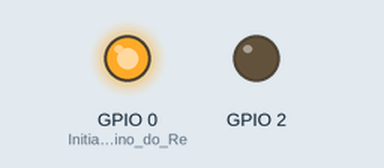
This sketch was run on a simulated ESP8266 (NodeMCU). On the bench: output pins drawn as LEDs (lit = HIGH). WiFi joins after 1.5 s; servers stay silent unless stated.

Above: at 0.1 s.
At 1.3 s:
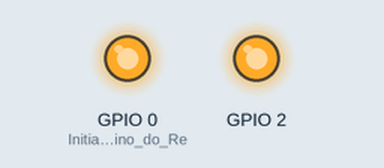
Timing chart, 0 to 2.8 s (numbered marks = the images above):
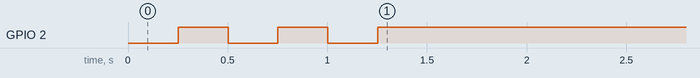

The sketch:

ESP8266_Alexa.ino
```cpp
#include <ESP8266WiFi.h>
#include <Espalexa.h>
boolean connectWifi();
void firstLightChanged(uint8_t brightness);
const char* ssid = "...";
const char* password = "...";
boolean wifiConnected = false;
Espalexa espalexa;
void setup(){
  pinMode(LED_BUILTIN, OUTPUT);  // Initialize the LED_BUILTIN pin as an output
  pinMode(0, OUTPUT);  // Initialize the pino do Rele
  digitalWrite(0, HIGH);
  wifiConnected = connectWifi();
  if(wifiConnected){
    digitalWrite(LED_BUILTIN, HIGH);  // Turn the LED off by making the voltage HIGH
    espalexa.addDevice("NOME DO DISPOSITIVO PARA FALAR: LIGAR `DISPOSITIVO`", firstLightChanged); //simplest definition, default state off
    espalexa.begin();
  }else{
    while (1) {
      digitalWrite(LED_BUILTIN, LOW);  // Turn the LED on (Note that LOW is the voltage level
      delay(2500);
    }
  }
}
void loop(){
  espalexa.loop();
  delay(1);
}
void firstLightChanged(uint8_t brightness) {
  if (brightness) {
    digitalWrite(0, LOW);
  }else{
    digitalWrite(0, HIGH);
  }
}
boolean connectWifi(){
  boolean state = true;
  int i = 0;
  WiFi.mode(WIFI_STA);
  WiFi.begin(ssid, password);
  while (WiFi.status() != WL_CONNECTED) {
    digitalWrite(LED_BUILTIN, LOW);  // Turn the LED on (Note that LOW is the voltage level
    delay(250);
    digitalWrite(LED_BUILTIN, HIGH);  // Turn the LED off by making the voltage HIGH
    delay(250);
    if (i > 20){
      state = false; break;
    }
    i++;
  }
  return state;
}
```
